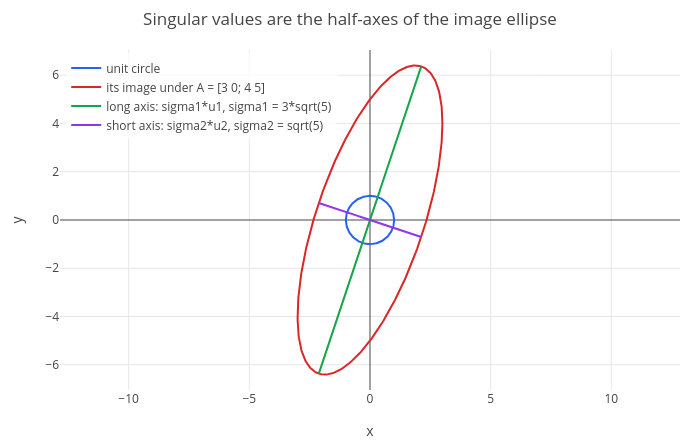

Source (notebook cell):
### Markdown cell above
So $\sigma_1 = 3\sqrt5 \approx 6.71$ and $\sigma_2 = \sqrt5 \approx 2.24$, $v_1 = [1\ 1]/\sqrt2$, $u_1 = [1\ 3]/\sqrt{10}$.
All the equations $Av_i = \sigma_iu_i$ together read $AV = U\Sigma$, and since $V$ is orthogonal:

$$A = U\Sigma V^T.$$

Read from right to left: $V^T$ rotates the $v$'s onto the axes, $\Sigma$ stretches along the axes, $U$ rotates the axes
onto the $u$'s. The plot shows the circle, its image, and the two axes $\sigma_1u_1 = [3\ 9]/\sqrt2$ and
$\sigma_2u_2 = [-3\ 1]/\sqrt2$ (axes: the coordinates $x$ and $y$):

### Code cell
w = A*[cos(t); sin(t)];
p = show(parametric(cos(t), sin(t), t, 0, 2*pi), parametric(w(1), w(2), t, 0, 2*pi), parametric(3*s/sqrt(2), 9*s/sqrt(2), s, -1, 1), parametric(-3*s/sqrt(2), s/sqrt(2), s, -1, 1));
p = legend(p, "unit circle", "its image under A = [3 0; 4 5]", "long axis: sigma1*u1, sigma1 = 3*sqrt(5)", "short axis: sigma2*u2, sigma2 = sqrt(5)");
labels(title(p, "Singular values are the half-axes of the image ellipse"), "x", "y")

### Figure 1 — Plotly figure (JSON) as saved in the notebook; plotly's stock layout.template omitted (floating-point values rounded to 4 significant figures; data arrays with more than 128 entries replaced by an {"elided": "..."} marker saying what was removed)
{"data": [{"line": {"color": "#2563eb", "width": 2}, "mode": "lines", "name": "unit circle", "type": "scatter", "x": {"elided": "402 float values"}, "y": {"elided": "402 float values"}}, {"line": {"color": "#dc2626", "width": 2}, "mode": "lines", "name": "its image under A = [3 0; 4 5]", "type": "scatter", "x": {"elided": "402 float values"}, "y": {"elided": "402 float values"}}, {"line": {"color": "#16a34a", "width": 2}, "mode": "lines", "name": "long axis: sigma1*u1, sigma1 = 3*sqrt(5)", "type": "scatter", "x": {"elided": "402 float values"}, "y": {"elided": "402 float values"}}, {"line": {"color": "#9333ea", "width": 2}, "mode": "lines", "name": "short axis: sigma2*u2, sigma2 = sqrt(5)", "type": "scatter", "x": {"elided": "402 float values"}, "y": {"elided": "402 float values"}}], "layout": {"height": 440, "legend": {"bgcolor": "rgba(255,255,255,0.8)", "x": 0.01, "xanchor": "left", "y": 0.99, "yanchor": "top"}, "margin": {"b": 50, "l": 60, "r": 20, "t": 50}, "showlegend": true, "title": {"text": "Singular values are the half-axes of the image ellipse"}, "width": 700, "xaxis": {"title": {"text": "x"}, "zeroline": true}, "yaxis": {"range": [-7.043, 7.043], "scaleanchor": "x", "scaleratio": 1, "title": {"text": "y"}, "zeroline": true}}}
